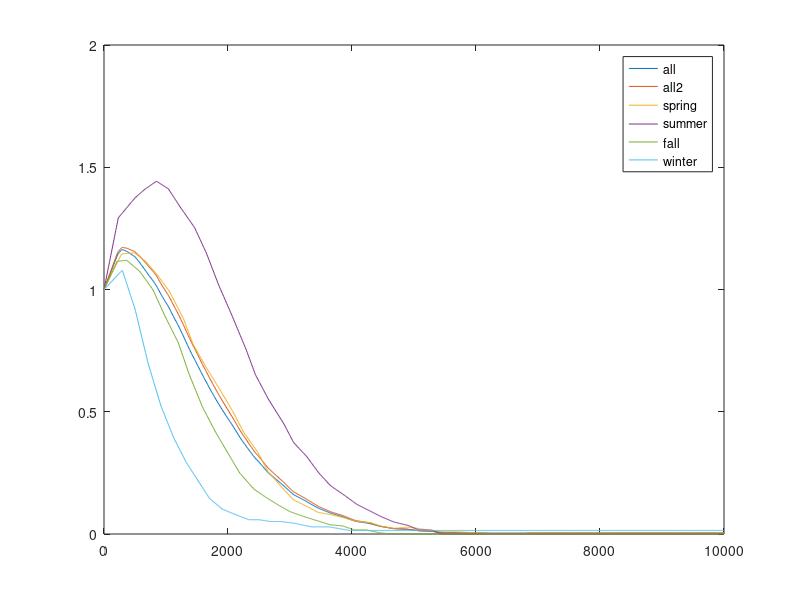
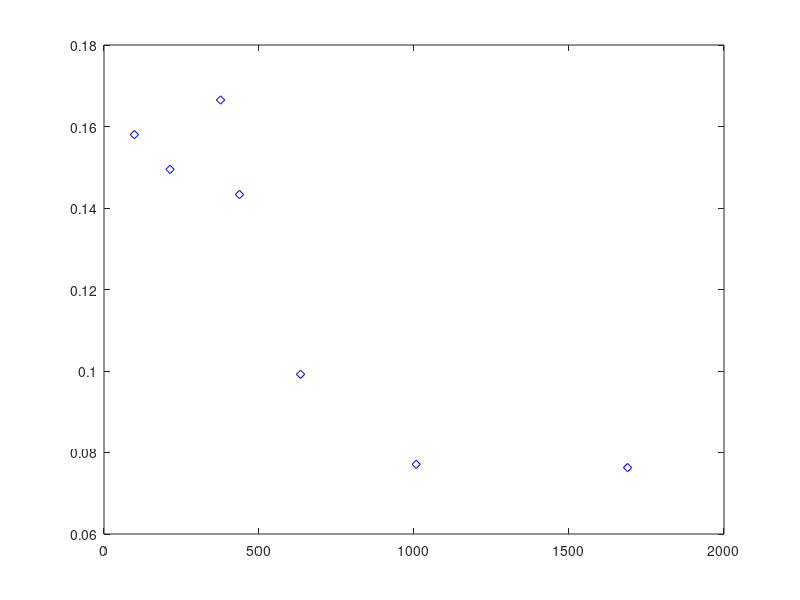

These figures' MATLAB source, in order:
clc
clear
close all;
load AOD_profile.mat
zz=0:0.01:10; % in km
s1=interp1(spring(:,2),spring(:,1),zz,'linear','extrap');
s2=interp1(summer(:,2),summer(:,1),zz,'linear','extrap');
s3=interp1(fall(:,2),fall(:,1),zz,'linear','extrap');
s4=interp1(winter(:,2),winter(:,1),zz,'linear','extrap');
s1(s1<0)=0;
s2(s2<0)=0;
s3(s3<0)=0;
s4(s4<0)=0;
allS=s1/s1(1)+s2/s2(1)+s3/s3(1)+s4/s4(1);
allS=allS'/4;
allS2=(s1+s2+s3+s4)/4;
allS2=allS2'/allS2(1);
Z=zz'*1000; % in meter
data=[Z,allS,s1'/s1(1),s2'/s2(1),s3'/s3(1),s4'/s4(1)];
figure;
plot(Z,allS,Z,allS2,Z,s1'/s1(1),Z,s2'/s2(1),Z,s3'/s3(1),Z,s4'/s4(1));
legend('all','all2','spring','summer','fall','winter');

% seven station altitude
alt=[213,1689,1007,634,98,376,437];
ratio=interp1(data(:,1),data(:,2),alt); % summer profile
mean_AOD=[0.149478,0.076297,0.0771,0.0992,0.158,0.1665,0.1433];
surf_AOD=mean_AOD./ratio;
mean(surf_AOD)
figure;
plot(alt,mean_AOD,'bd');